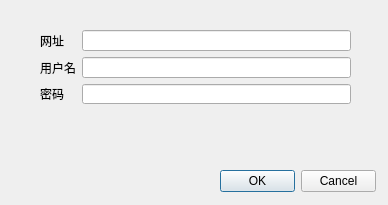
<?xml version="1.0" encoding="UTF-8"?>
<ui version="4.0">
 <class>Login</class>
 <widget class="QDialog" name="Login">
  <property name="geometry">
   <rect>
    <x>0</x>
    <y>0</y>
    <width>388</width>
    <height>205</height>
   </rect>
  </property>
  <property name="windowTitle">
   <string>登录</string>
  </property>
  <property name="styleSheet">
   <string notr="true"/>
  </property>
  <widget class="QDialogButtonBox" name="buttonBox">
   <property name="geometry">
    <rect>
     <x>220</x>
     <y>170</y>
     <width>156</width>
     <height>23</height>
    </rect>
   </property>
   <property name="orientation">
    <enum>Qt::Horizontal</enum>
   </property>
   <property name="standardButtons">
    <set>QDialogButtonBox::Cancel|QDialogButtonBox::Ok</set>
   </property>
  </widget>
  <widget class="QWidget" name="gridLayoutWidget">
   <property name="geometry">
    <rect>
     <x>40</x>
     <y>30</y>
     <width>311</width>
     <height>74</height>
    </rect>
   </property>
   <layout class="QGridLayout" name="gridLayout">
    <item row="1" column="0">
     <widget class="QLabel" name="label">
      <property name="text">
       <string>用户名</string>
      </property>
     </widget>
    </item>
    <item row="2" column="1">
     <widget class="QLineEdit" name="password">
      <property name="echoMode">
       <enum>QLineEdit::Password</enum>
      </property>
     </widget>
    </item>
    <item row="1" column="1">
     <widget class="QLineEdit" name="name"/>
    </item>
    <item row="2" column="0">
     <widget class="QLabel" name="label_2">
      <property name="text">
       <string>密码</string>
      </property>
     </widget>
    </item>
    <item row="0" column="0">
     <widget class="QLabel" name="label_3">
      <property name="text">
       <string>网址</string>
      </property>
     </widget>
    </item>
    <item row="0" column="1">
     <widget class="QLineEdit" name="net"/>
    </item>
   </layout>
  </widget>
 </widget>
 <tabstops>
  <tabstop>net</tabstop>
  <tabstop>name</tabstop>
  <tabstop>password</tabstop>
 </tabstops>
 <resources/>
 <connections>
  <connection>
   <sender>buttonBox</sender>
   <signal>accepted()</signal>
   <receiver>Login</receiver>
   <slot>accept()</slot>
   <hints>
    <hint type="sourcelabel">
     <x>248</x>
     <y>254</y>
    </hint>
    <hint type="destinationlabel">
     <x>157</x>
     <y>274</y>
    </hint>
   </hints>
  </connection>
  <connection>
   <sender>buttonBox</sender>
   <signal>rejected()</signal>
   <receiver>Login</receiver>
   <slot>reject()</slot>
   <hints>
    <hint type="sourcelabel">
     <x>316</x>
     <y>260</y>
    </hint>
    <hint type="destinationlabel">
     <x>286</x>
     <y>274</y>
    </hint>
   </hints>
  </connection>
 </connections>
</ui>
